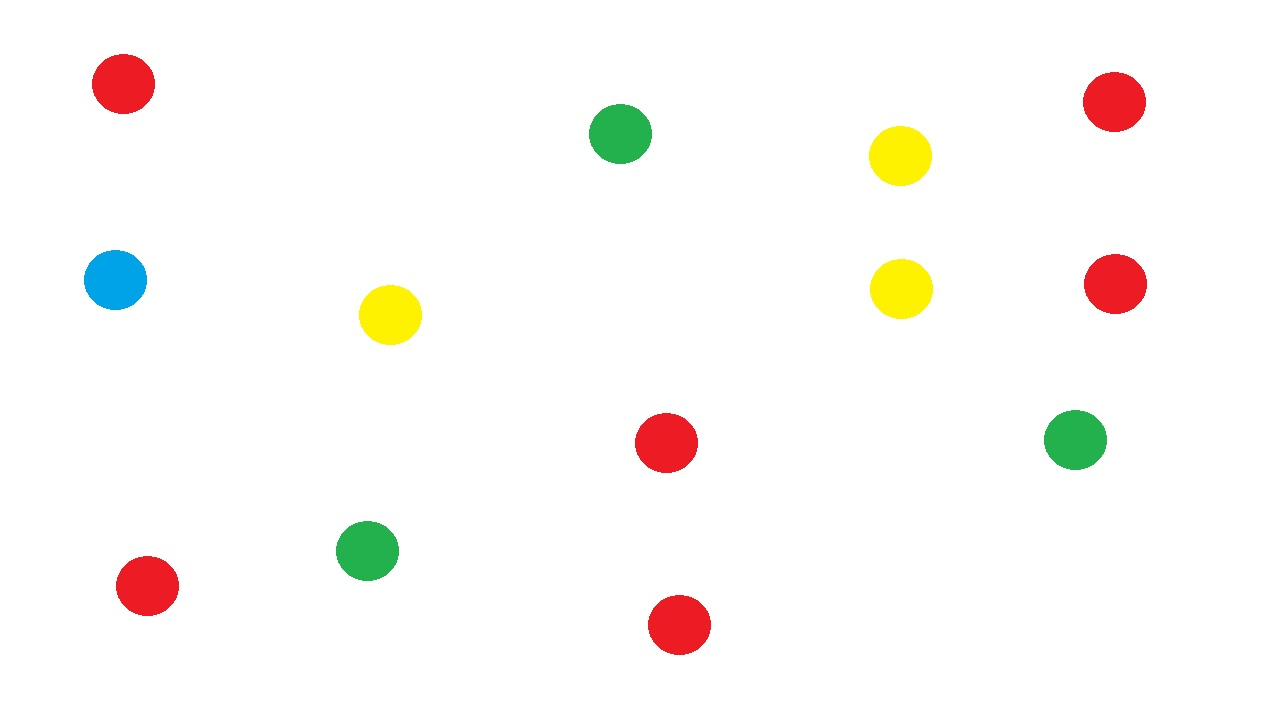
#> input picture esferas2.jpg, 1279 x 713 px, found by its file name
$ python posiciones.py
#> lines starting #> are read from the running program, lines starting #| are printed output that depends on the picture; after the words box and inside, x2 and y2 are one past the last pixel; in counts of white or black regions, pixels touching at a corner belong together
import cv2
import numpy as np
image = cv2.imread('esferas2.jpg')
#> image is the input picture: shape (713, 1279, 3); mean B, G, R 246.4, 249.3, 251.6
gray = cv2.cvtColor(image,cv2.COLOR_BGR2GRAY)
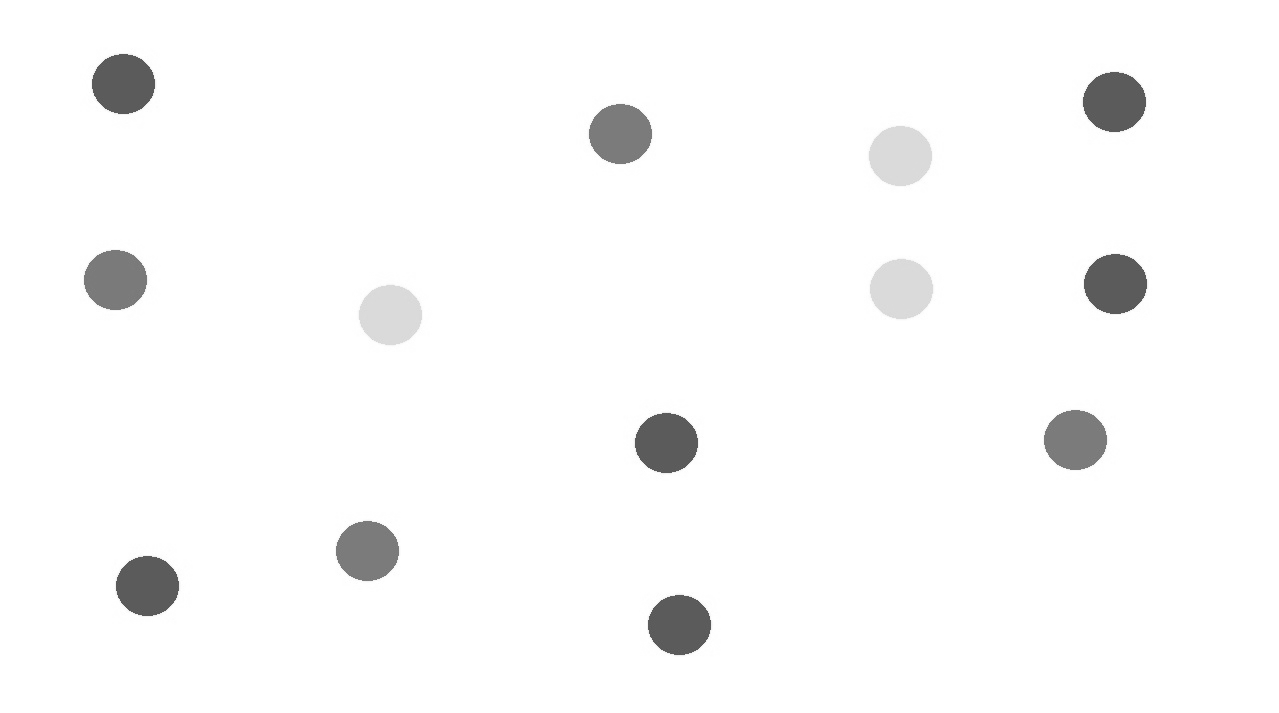
#> gray: shape (713, 1279); min 82, max 255, mean 249.7
canny = cv2.Canny(gray,50,165)
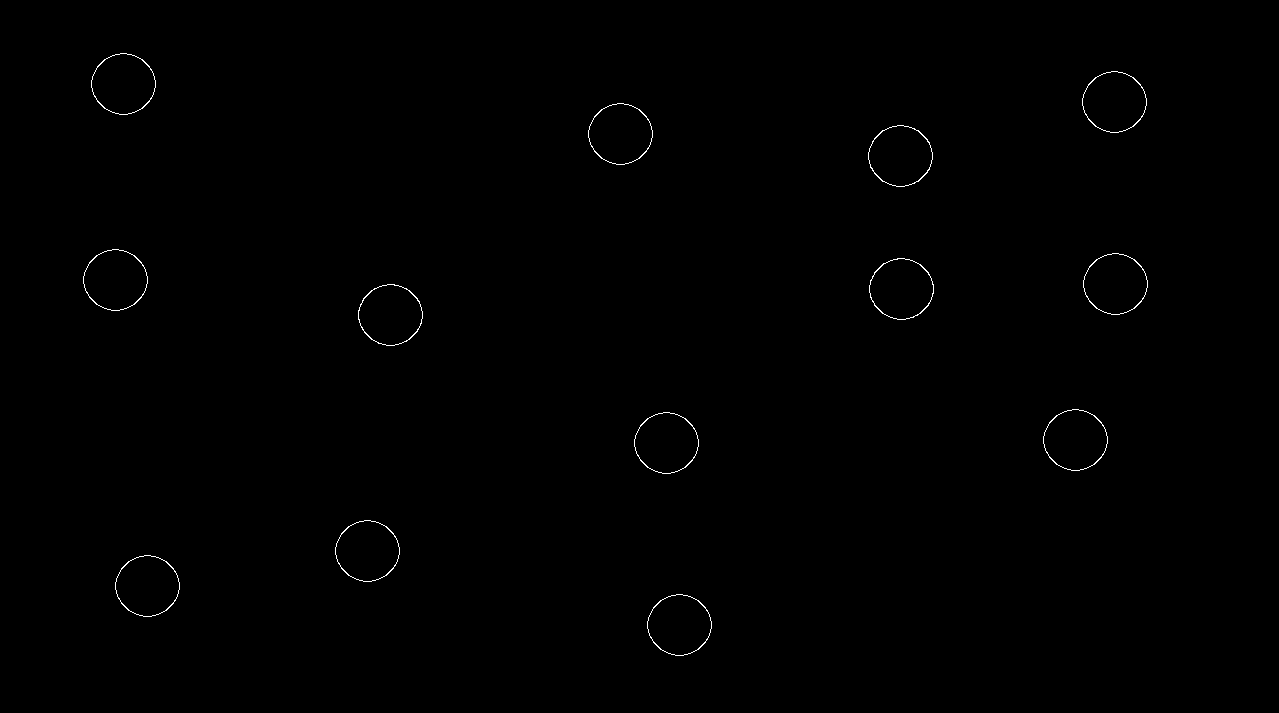
#> canny: shape (713, 1279); 0.3% white in thin lines or dots, all inside (x1, y1, x2, y2) = (83, 53, 1148, 656)
color_blanco = np.array([255,255,255])
color_negro = np.array([0,0,0])

hsv = cv2.cvtColor(image,cv2.COLOR_BGR2HSV)
#> hsv: shape (713, 1279, 3); mean H, S, V 7.3, 9.7, 253.7
mascara_unida = cv2.inRange(hsv,color_negro, color_blanco)
#> mascara_unida: shape (713, 1279); every value is 255
mascara_visualizado = cv2.bitwise_and(image,image,mask=mascara_unida)
cnts,_ = cv2.findContours(canny,cv2.RETR_EXTERNAL,cv2.CHAIN_APPROX_SIMPLE)
#> cnts = 13 contours; largest, box (x1, y1, x2, y2) and area: (358, 284, 423, 346) 3011, (869, 258, 934, 320) 3009, (868, 125, 933, 187) 3009, (647, 594, 712, 656) 2996, (115, 555, 180, 617) 2996
positions = []
for c in cnts:
    epsilon = 0.01*cv2.arcLength(c,True)
    approx = cv2.approxPolyDP(c,epsilon,True)
    if len(approx)>10:
        x,y,w,h = cv2.boundingRect(approx)
        print(x,y,w,h)
        positions.append([x,y])
        cv2.putText(image,"("+str(x)+","+str(y)+")",(x,y-5),1,1,(0,0,0),1)
#> this loop made 13 passes
#> (x, y) on passes 1 to 12: (647, 594), (115, 555), (335, 520), (634, 412), (1043, 409), (358, 284), (869, 258), (1083, 253), (83, 249), (868, 125), (588, 103), (1082, 71)
#| 647 594 65 62
#| 115 555 65 62
#| 335 520 65 62
#| 634 412 65 62
#| 1043 409 65 62
#| 358 284 65 62
#| 869 258 65 62
#| 1083 253 65 62
#> (further printed lines are left out)
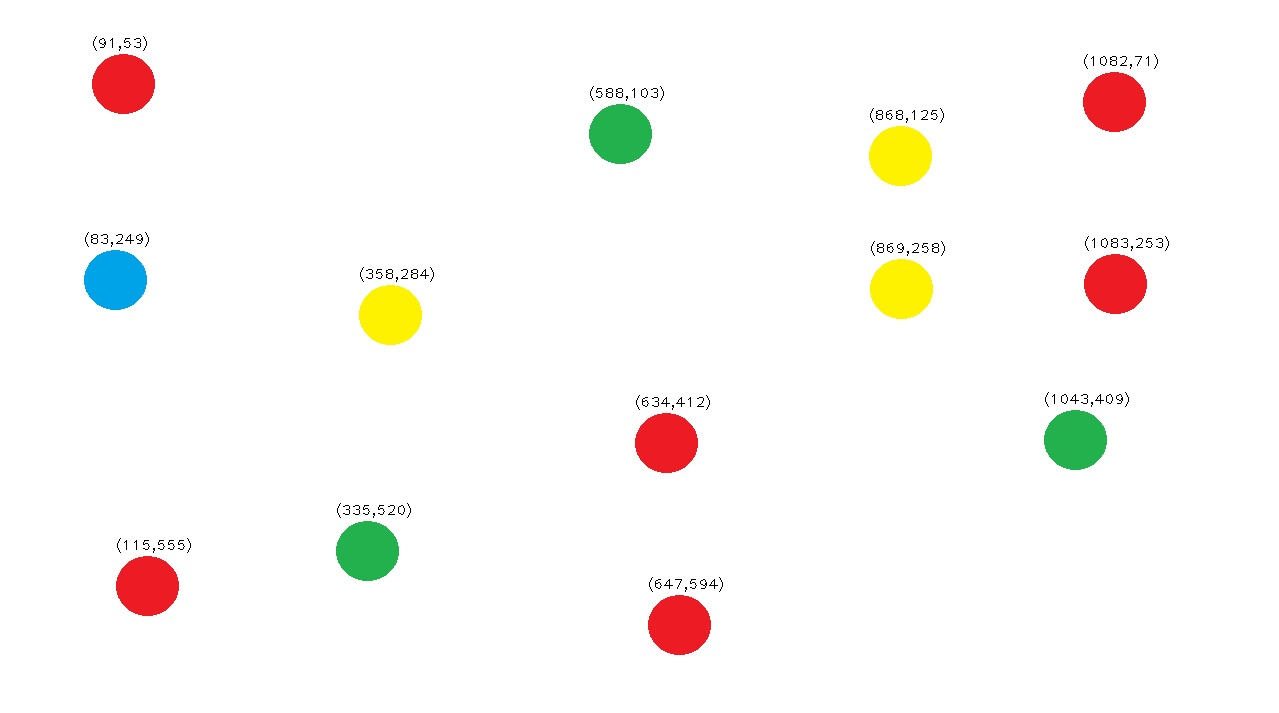
#> image: shape (713, 1279, 3); 0.24% of pixels changed, all inside (x1, y1, x2, y2) = (85, 36, 1169, 592)
#> after the loop, positions = [[647, 594], [115, 555], [335, 520], [634, 412], [1043, 409], [358, 284], [869, 258], [1083, 253], [83, 249], [868, 125], [588, 103], [1082, 71], [91, 53]]
cv2.imshow('imagen',image)
cv2.waitKey(10000)
cv2.destroyAllWindows()

$ run again, with esferas.jpg copied over esferas2.jpg
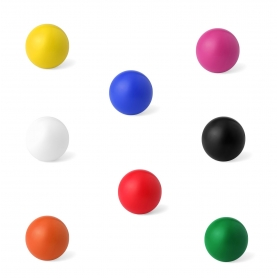
#> input picture esferas.jpg, 278 x 278 px, found by its file name
#> image is the input picture: shape (278, 278, 3); mean B, G, R 229.7, 230.9, 237.9
#> `canny = cv2.Canny(gray,50,165)`:
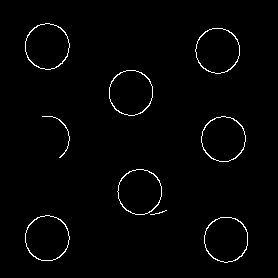
#> canny: shape (278, 278); 1.6% white in thin lines or dots, all inside (x1, y1, x2, y2) = (25, 23, 248, 263)
#> hsv: shape (278, 278, 3); mean H, S, V 14.9, 23.3, 242.8
#> mascara_unida: shape (278, 278); every value is 255
#> cnts = 9 contours, 2 with area under 20; largest, box (x1, y1, x2, y2) and area: (25, 23, 70, 70) 1579, (25, 215, 70, 261) 1562, (117, 169, 162, 215) 1560, (195, 28, 240, 74) 1558, (204, 217, 248, 263) 1556, (201, 116, 246, 162) 1554, (109, 70, 153, 116) 1552
#> the loop `for c in cnts:` made 9 passes
#> (epsilon, x, y, w, h) on passes 1, 2, 3, 4, 5, 7, 8, 9: (1.48, 204, 217, 44, 46), (1.48, 25, 215, 45, 46), (0.353, 150, 210, 17, 5), (1.48, 117, 169, 45, 46), (1.48, 202, 116, 44, 46), (1.47, 109, 70, 44, 46), (1.48, 195, 28, 45, 46), (1.5, 25, 23, 45, 47)
#> (printed output is left out)
#> after the loop `for c in cnts:`:
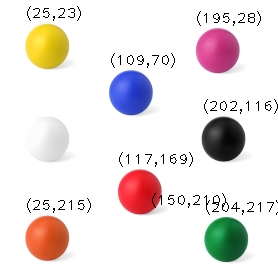
#> image: shape (278, 278, 3); 1.46% of pixels changed, all inside (x1, y1, x2, y2) = (27, 6, 278, 215)
#> after the loop `for c in cnts:`: positions = [[204, 217], [25, 215], [150, 210], [117, 169], [202, 116], [109, 70], [195, 28], [25, 23]]

$ run again, with bezier_curveeee.png saved as esferas2.jpg
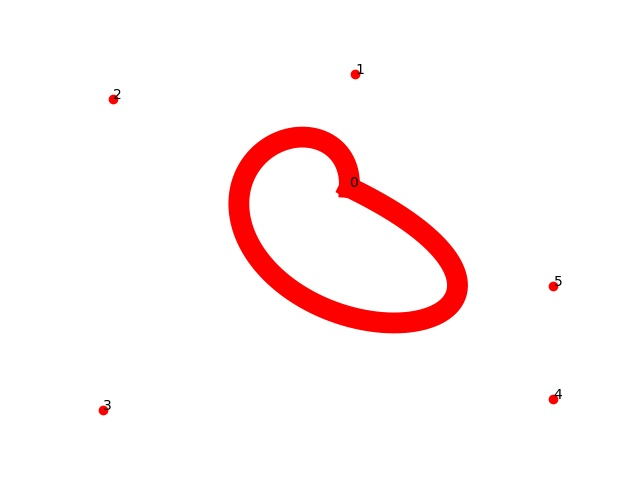
#> input picture bezier_curveeee.png, 640 x 480 px, found by its file name
#> image is the input picture: shape (480, 640, 3); mean B, G, R 243.7, 243.7, 254.5
#> `canny = cv2.Canny(gray,50,165)`:
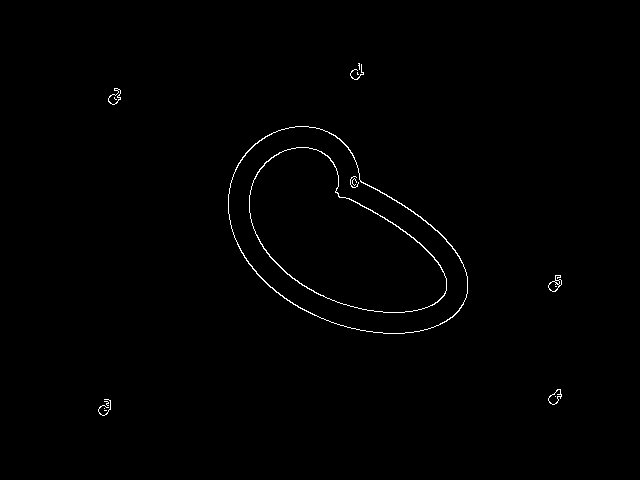
#> canny: shape (480, 640); 0.6% white in thin lines or dots, all inside (x1, y1, x2, y2) = (98, 63, 562, 416)
#> hsv: shape (480, 640, 3); mean H, S, V 3.6, 11.3, 254.5
#> mascara_unida: shape (480, 640); every value is 255
#> cnts = 11 contours, 7 with area under 20; largest, box (x1, y1, x2, y2) and area: (228, 126, 468, 334) 32363, (548, 389, 562, 405) 110, (548, 275, 562, 292) 106, (108, 88, 121, 105) 104
#> the loop `for c in cnts:` made 11 passes
#> (epsilon, x, y, w, h) on passes 3, 4, 5, 6, 7, 8, 10: (0.205, 104, 401, 5, 5), (0.938, 98, 399, 13, 17), (0.515, 548, 389, 14, 16), (0.703, 548, 275, 14, 17), (7.3, 229, 127, 239, 207), (0.603, 108, 88, 13, 17), (0.802, 350, 64, 14, 16)
#> (printed output is left out)
#> after the loop `for c in cnts:`:
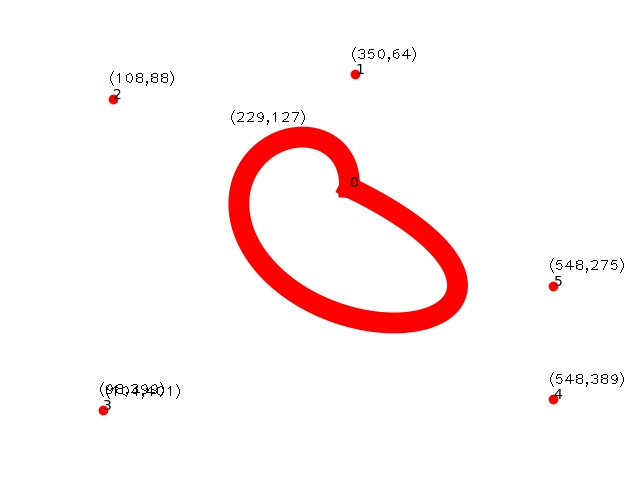
#> image: shape (480, 640, 3); 0.36% of pixels changed, all inside (x1, y1, x2, y2) = (100, 47, 624, 399)
#> after the loop `for c in cnts:`: positions = [[104, 401], [98, 399], [548, 389], [548, 275], [229, 127], [108, 88], [350, 64]]
